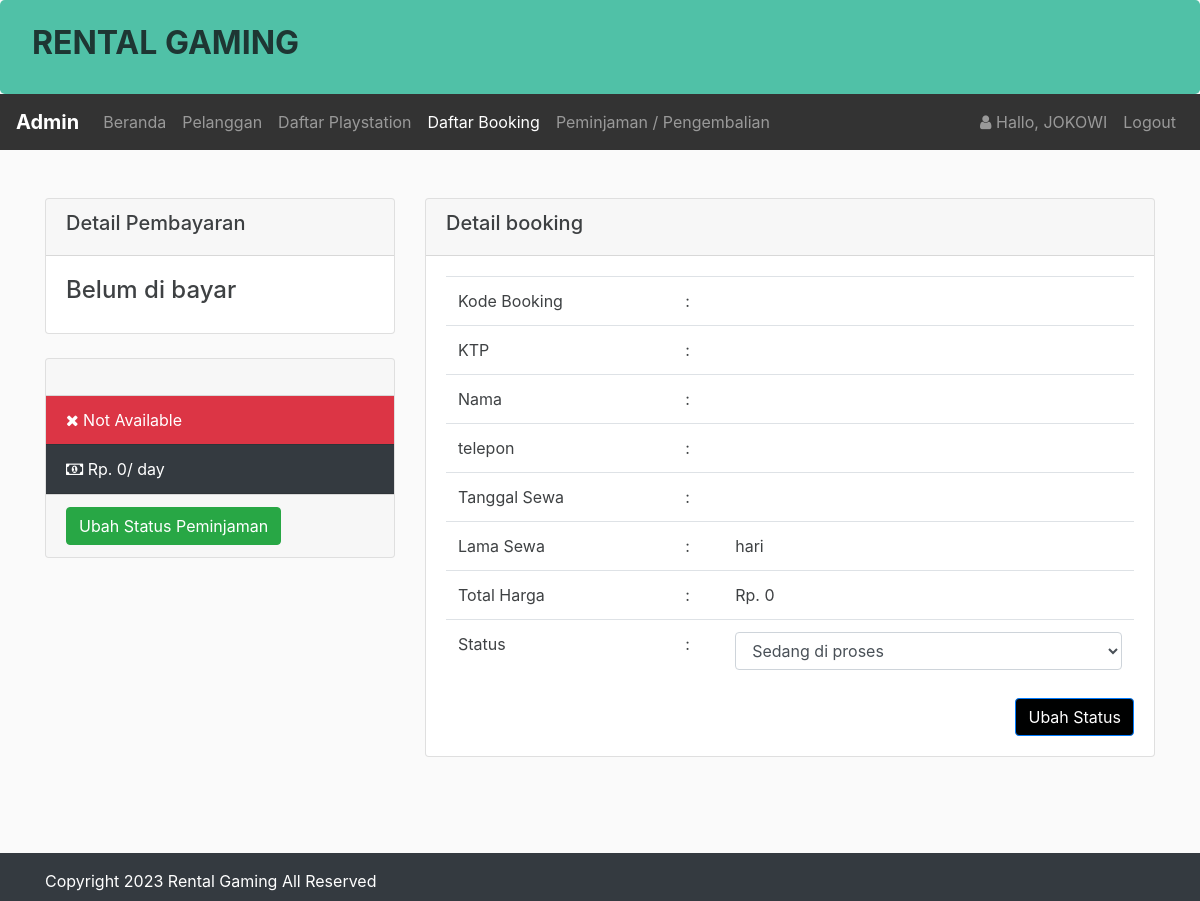
/admin/booking1/bayar.php?id=1683610366 (signed in), run on an earlier commit of the app's database.
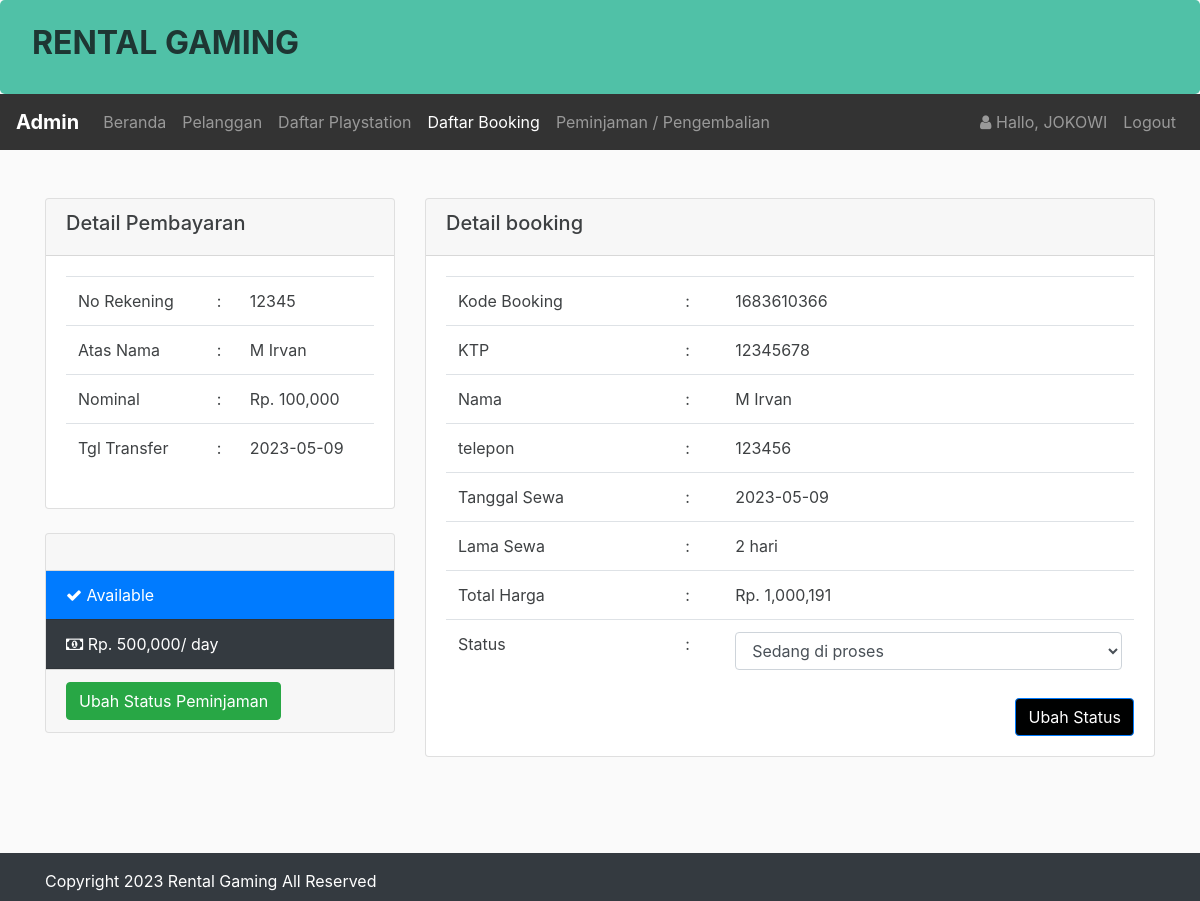
And on a later commit of the database.
### tables this page shows
CREATE TABLE `pembayaran` (
  `id_pembayaran` int(11) NOT NULL,
  `id_booking` int(255) NOT NULL,
  `no_rekening` int(255) NOT NULL,
  `nama_rekening` varchar(255) NOT NULL,
  `nominal` int(255) NOT NULL,
  `tanggal` varchar(255) NOT NULL
);

CREATE TABLE `playstation` (
  `id_ps` int(11) NOT NULL,
  `merk` varchar(255) NOT NULL,
  `harga` int(255) NOT NULL,
  `deskripsi` varchar(255) NOT NULL,
  `status` varchar(255) NOT NULL,
  `gambar` text NOT NULL
);

CREATE TABLE `booking` (
  `id_booking` int(11) NOT NULL,
  `kode_booking` varchar(255) NOT NULL,
  `id_login` int(11) NOT NULL,
  `id_ps` int(11) NOT NULL,
  `ktp` varchar(255) NOT NULL,
  `nama` varchar(255) NOT NULL,
  `alamat` varchar(255) NOT NULL,
  `no_tlp` varchar(15) NOT NULL,
  `tanggal` varchar(255) NOT NULL,
  `lama_sewa` int(11) NOT NULL,
  `total_harga` int(11) NOT NULL,
  `konfirmasi_pembayaran` varchar(255) NOT NULL,
  `tgl_input` varchar(255) NOT NULL
);

### admin/booking1/bayar.php (the view, shortened to what the changed rows need)
<?php
    require '../../koneksi/koneksi.php';
    include '../header.php';
    $kode_booking = $_GET['id'];
    $hasil = $koneksi->query("SELECT * FROM booking WHERE kode_booking = '$kode_booking'")->fetch();
    $id_booking = $hasil['id_booking'];
    $hsl = $koneksi->query("SELECT * FROM pembayaran WHERE id_booking = '$id_booking'")->fetch();
    $c = $koneksi->query("SELECT * FROM pembayaran WHERE id_booking = '$id_booking'")->rowCount();
    $id = $hasil['id_ps'];
    $isi = $koneksi->query("SELECT * FROM playstation WHERE id_ps = '$id'")->fetch();
?>
<br>
<br>
<div class="container">
<div class="row">
    <div class="col-sm-4">
        <div class="card">
            <div class="card-body">
                <?php if($c > 0){?>
                <table class="table">
                    <tr>
                        <td>No Rekening</td>
                        <td> :</td>
                        <td><?= $hsl['no_rekening'];?></td>
                    </tr>
                    <tr>
                        <td>Atas Nama </td>
                        <td> :</td>
                        <td><?= $hsl['nama_rekening'];?></td>
                    </tr>
                    <tr>
                        <td>Nominal  </td>
                        <td> :</td>
                        <td>Rp. <?= number_format($hsl['nominal']);?></td>
                    </tr>
                    <tr>
                        <td>Tgl  Transfer</td>
                        <td> :</td>
                        <td><?= $hsl['tanggal'];?></td>
                    </tr>
                </table>
                <?php }else{?>
                    <h4>Belum di bayar</h4>
                <?php }?>
            </div>
        </div>
        <br/>
        <div class="card">
            <ul class="list-group list-group-flush">
                <?php if($isi['status'] == 'Tersedia'){?>
                    <li class="list-group-item bg-primary text-white">
                        <i class="fa fa-check"></i> Available
                    </li>
                <?php }else{?>
                    <li class="list-group-item bg-danger text-white">
                        <i class="fa fa-close"></i> Not Available
                    </li>
                <?php }?>
                <li class="list-group-item bg-dark text-white">
                    <i class="fa fa-money"></i> Rp. <?php echo number_format($isi['harga']);?>/ day
                </li>
            </ul>
        </div>
    </div>
    <div class="col-sm-8">
         <div class="card">
           <div class="card-body">
               <form method="post" action="proses.php?id=konfirmasi">
                    <table class="table">
                        <tr>
                            <td>Kode Booking  </td>
                            <td> :</td>
                            <td><?php echo $hasil['kode_booking'];?></td>
                        </tr>
                        <tr>
                            <td>KTP  </td>
                            <td> :</td>
                            <td><?php echo $hasil['ktp'];?></td>
                        </tr>
                        <tr>
                            <td>Nama  </td>
                            <td> :</td>
                            <td><?php echo $hasil['nama'];?></td>
                        </tr>
                        <tr>
                            <td>telepon  </td>
                            <td> :</td>
                            <td><?php echo $hasil['no_tlp'];?></td>
                        </tr>
                        <tr>
                            <td>Tanggal Sewa </td>
                            <td> :</td>
                            <td><?php echo $hasil['tanggal'];?></td>
                        </tr>
                        <tr>
                            <td>Lama Sewa </td>
                            <td> :</td>
                            <td><?php echo $hasil['lama_sewa'];?> hari</td>
                        </tr>
                        <tr>
                            <td>Total Harga </td>
                            <td> :</td>
                            <td>Rp. <?php echo number_format($hasil['total_harga']);?></td>
                        </tr>
                        <tr>
                            <td>
                                <select class="form-control" name="status">
                                    <option <?php if($hasil['konfirmasi_pembayaran'] == 'Sedang di proses'){echo 'selected';}?>>
                                        Sedang di proses
                                    </option>
                                </select>
                            </td>
                        </tr>
                    </table>
            </form>
           </div>
         </div>
    </div>
</div>
</div>
<br>
<br>
<br>
<?php include '../footer.php';?>

What changed in the data, as far as the page shows it:
added pembayaran: no_rekening "12345", nama_rekening "M Irvan", nominal "100,000", tanggal "2023-05-09"
now on this page (row unchanged): playstation: harga "500,000"
added booking: kode_booking "1683610366", ktp "12345678", nama "M Irvan", no_tlp "123456", tanggal "2023-05-09", lama_sewa "2", total_harga "1,000,191", status "Sedang di proses"
Also different on the page:
$isi['harga']: "0" → (not shown)
$hasil['total_harga']: "0" → (not shown)
form field status: "Sedang di proses" → (not shown)
text no longer shown: "Belum di bayar Not Available"
text now shown: "No Rekening : Atas Nama : Nominal : Rp. Tgl Transfer : Available"
